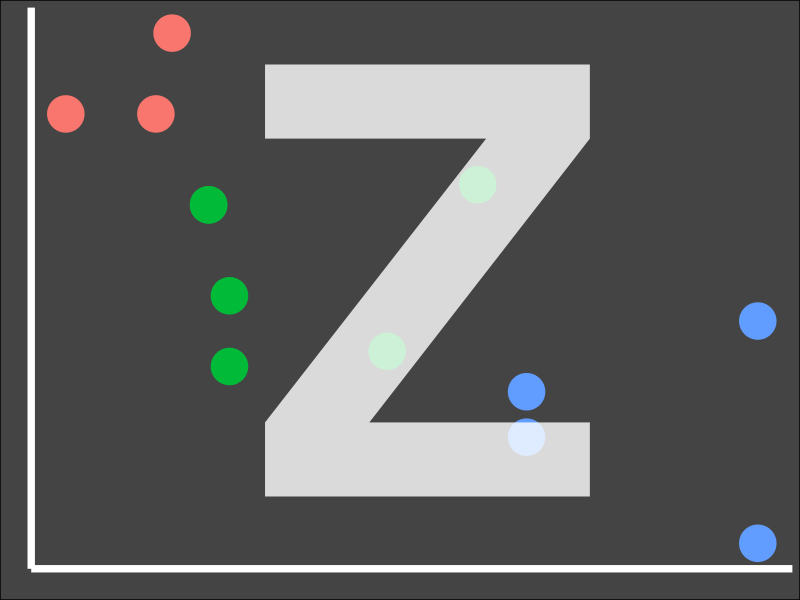

Here is the R script that generated this plot:
library(tidyverse)
theme_set(theme_minimal())
head(mtcars)

ggplot(head(mtcars, 13), aes(disp, mpg, color = factor(cyl))) +
  geom_point(size = 12) +
  theme(panel.background = element_rect(fill = "#444444", color = NA),
        plot.background = element_rect(fill = "#444444"),
        axis.line.x.bottom = element_line(color = "white", size = 2.5),
        axis.line.y.left = element_line(color = "white", size = 2.5),
        panel.grid = element_blank(),
        legend.position = "none") +
  labs(x = "",
       y = "") +
  scale_x_continuous(labels = NULL) +
  scale_y_continuous(labels = NULL) +
  annotate("text", label = "Z", x = 240, y = 19.5, size = 150, alpha = 0.8, fontface = "bold", color = "white")


